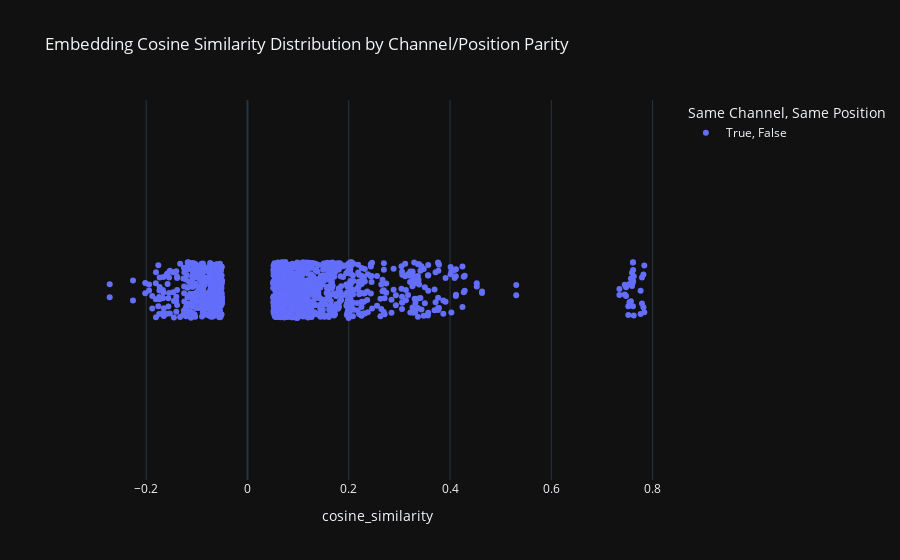

The notebook cell this image was saved under:
### Code cell
# flatten the cosine similarity matrix and plot the distribution
# it's a pandas dataframe so we can go wide to long
cosine_similarity_matrix = pd.melt(df, ignore_index=False).reset_index()
# rename the columns
cosine_similarity_matrix.columns = ["channel_1", "channel_2", "cosine_similarity"]
# remove the diagonal
cosine_similarity_matrix = cosine_similarity_matrix[cosine_similarity_matrix["channel_1"] != cosine_similarity_matrix["channel_2"]]
# remove any values less than 0.05
cosine_similarity_matrix = cosine_similarity_matrix[cosine_similarity_matrix["cosine_similarity"].abs() > 0.05]
# remove any values equal to 1
# cosine_similarity_matrix = cosine_similarity_matrix[cosine_similarity_matrix["cosine_similarity"] != 1]
# cosine_similarity_matrix = cosine_similarity_matrix[cosine_similarity_matrix != 0]


# add a column for if the channels are the same or not
cosine_similarity_matrix["same_channel"] = cosine_similarity_matrix["channel_1"].str.split(",").str[0] == cosine_similarity_matrix["channel_2"].str.split(",").str[0]

# add a column for if the positions are the same or not
cosine_similarity_matrix["same_position"] = cosine_similarity_matrix["channel_1"].str.split("(").str[1] == cosine_similarity_matrix["channel_2"].str.split("(").str[1]

# combine the two so we can have different rows for each combination
cosine_similarity_matrix["category"] = cosine_similarity_matrix["same_channel"].astype(str) + ", " + cosine_similarity_matrix["same_position"].astype(str)

# merge df_norms to get l2 norm of either vector
cosine_similarity_matrix = cosine_similarity_matrix.merge(df_norms, left_on="channel_1", right_on="Index")
cosine_similarity_matrix = cosine_similarity_matrix.merge(df_norms, left_on="channel_2", right_on="Index")
cosine_similarity_matrix = cosine_similarity_matrix.drop(columns=["Index_x", "Index_y"])
# rename the columns
cosine_similarity_matrix.columns = ["channel_1", "channel_2", "cosine_similarity", "same_channel", "same_position", "category", "l2_norm_1", "l2_norm_2"]

fig = px.strip(
    cosine_similarity_matrix,
    x="cosine_similarity",
    title="Embedding Cosine Similarity Distribution by Channel/Position Parity",
    hover_data=["channel_1", "channel_2", "l2_norm_1", "l2_norm_2"],
    color="category",
    labels={"category": "Same Channel, Same Position"},
    template="plotly_dark",
)
fig.show()

# fig = px.strip(
#     cosine_similarity_matrix,
#     x="cosine_similarity",
#     title="Cosine Similarity Distribution",
#     hover_data=["channel_1", "channel_2"],
#     color="same_position",
#     template="plotly_dark",
# )
# fig.show()

### Figure 1 — Plotly figure (JSON) as saved in the notebook; plotly's stock layout.template omitted (floating-point values rounded to 4 significant figures; data arrays with more than 128 entries replaced by an {"elided": "..."} marker saying what was removed)
{"data": [{"alignmentgroup": "True", "boxpoints": "all", "customdata": {"elided": "1258x4 mixed values"}, "fillcolor": "rgba(255,255,255,0)", "hoveron": "points", "hovertemplate": "Same Channel, Same Position=True, False<br>cosine_similarity=%{x}<br>channel_1=%{customdata[0]}<br>channel_2=%{customdata[1]}<br>l2_norm_1=%{customdata[2]}<br>l2_norm_2=%{customdata[3]}<extra></extra>", "legendgroup": "True, False", "line": {"color": "rgba(255,255,255,0)"}, "marker": {"color": "#636efa"}, "name": "True, False", "offsetgroup": "True, False", "orientation": "h", "pointpos": 0, "showlegend": true, "type": "box", "x": {"elided": "1258 float values"}, "x0": " ", "xaxis": "x", "y0": " ", "yaxis": "y"}], "layout": {"boxmode": "group", "legend": {"title": {"text": "Same Channel, Same Position"}, "tracegroupgap": 0}, "title": {"text": "Embedding Cosine Similarity Distribution by Channel/Position Parity"}, "xaxis": {"anchor": "y", "domain": [0, 1], "title": {"text": "cosine_similarity"}}, "yaxis": {"anchor": "x", "domain": [0, 1]}}}
